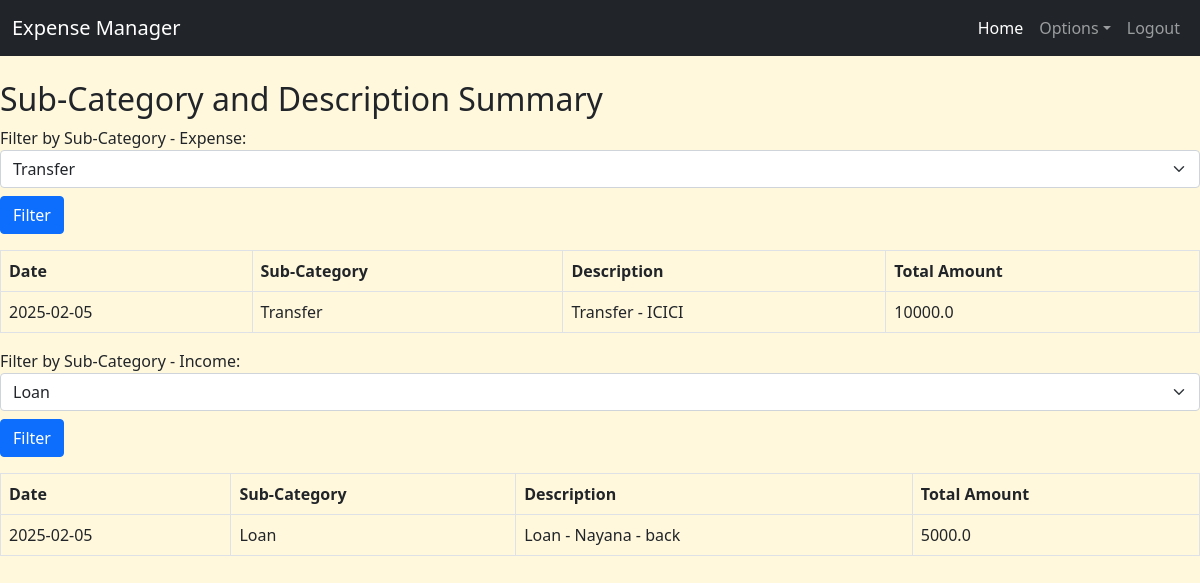
Page /filtersummary (signed in) on the committed database.
### app.py (models this page shows)
class IncomeExpenseManager(db.Model):
    id = db.Column(db.Integer, primary_key=True)
    date = db.Column(db.Date, nullable=False)
    from_bank = db.Column(db.String(10), nullable=True)
    to_bank = db.Column(db.String(10), nullable=True)
    category = db.Column(db.String(20), nullable=False)
    sub_category = db.Column(db.String(50), nullable=False)
    description = db.Column(db.String(100), nullable=False)
    amount = db.Column(db.Float, nullable=False)
    user_id = db.Column(db.Integer, db.ForeignKey('user.id'), nullable=False)  # NEW: Link expense to user
    user = db.relationship('User', backref=db.backref('expenses', lazy=True))  # NEW: Relationship

### app.py (the view)
@app.route('/filtersummary')
@login_required
def category_filter():
    categories = ["expense", "income"] #"saving", "investment",
    category_data = {}
    for category in categories:
        sub_categories = db.session.query(IncomeExpenseManager.sub_category).filter(IncomeExpenseManager.category == category).distinct().all()
        sub_categories = [row[0] for row in sub_categories]  # Extract values
        selected_sub_category = request.args.get(f'sub_category_{category}', sub_categories[0] if sub_categories else None)
        sub_cat_des_summary = (db.session.query(IncomeExpenseManager.date, IncomeExpenseManager.sub_category, IncomeExpenseManager.description, db.func.sum(IncomeExpenseManager.amount).label('total_amount')).filter(IncomeExpenseManager.sub_category == selected_sub_category, IncomeExpenseManager.category == category).group_by(IncomeExpenseManager.date, IncomeExpenseManager.sub_category, IncomeExpenseManager.description).order_by(IncomeExpenseManager.date.desc(), db.func.sum(IncomeExpenseManager.amount).desc()).all())
        category_data[category] = {
            "sub_categories": sub_categories,
            "selected_sub_category": selected_sub_category,
            "sub_cat_des_summary": sub_cat_des_summary
        }
    return render_template("category_Filter.html", category_data=category_data)

### app.py (called while the page is built)
@login_manager.user_loader
def load_user(user_id):
    return User.query.get(int(user_id))  # Fetch user from database

### templates/category_filter.html
{% extends 'base.html' %}
{% block content %}
<h2 class="mt-4">Sub-Category and Description Summary</h2>
{% for category, data in category_data.items() %}
    <form method="GET" action="{{ url_for('category_filter') }}" class="mb-3">
        <label for="sub_category_{{ category }}">Filter by Sub-Category - {{ category.capitalize() }}:</label>
        <select name="sub_category_{{ category }}" id="sub_category_{{ category }}" class="form-select">
            {% for sub_category in data.sub_categories %}
            <option value="{{ sub_category }}" {% if sub_category == data.selected_sub_category %}selected{% endif %}>
                {{ sub_category }}
            </option>
            {% endfor %}
        </select>
        <button type="submit" class="btn btn-primary mt-2">Filter</button>
    </form>
    {% if data.sub_cat_des_summary %}
    <table class="table table-bordered table-hover">
        <thead>
            <tr>
                <th scope="col">Date</th>
                <th scope="col">Sub-Category</th>
                <th scope="col">Description</th>
                <th scope="col">Total Amount</th>
            </tr>
        </thead>
        <tbody>
            {% for date, sub_category, description, total_amount in data.sub_cat_des_summary %}
            <tr>
                <td>{{ date.strftime('%Y-%m-%d') }}</td>
                <td>{{ sub_category }}</td>
                <td>{{ description }}</td>
                <td>{{ total_amount | round(2) }}</td>
            </tr>
            {% endfor %}
        </tbody>
    </table>
    {% else %}
    <p>No data available for the selected sub-category.</p>
    {% endif %}
{% endfor %}
{% endblock %}

### templates/base.html (shortened to what this page needs)
<!DOCTYPE html>
<html lang="en">
<head>
    <link href="https://cdn.jsdelivr.net/npm/bootstrap@5.0.2/dist/css/bootstrap.min.css" rel="stylesheet">
  </head>
<body>
    <header>
        <nav class="navbar navbar-expand-lg navbar-dark bg-dark">
            <div class="container-fluid">
              <a class="navbar-brand" href="{{url_for('index')}}">Expense Manager</a>
              <div class="collapse navbar-collapse" id="navbarSupportedContent">
                <ul class="navbar-nav ms-auto mb-2 mb-lg-0">
                  {% if current_user.is_authenticated %}
                  <li class="nav-item">
                    <a class="nav-link active" aria-current="page" href="{{url_for('index')}}">Home</a>
                  </li>
                  <li class="nav-item dropdown">
                    <a class="nav-link dropdown-toggle" href="#" role="button" data-bs-toggle="dropdown" aria-expanded="false">Options</a>
                  </li>
                  <li class="nav-item">
                    <a class="nav-link" href="{{ url_for('logout') }}">Logout</a>
                  </li>
                  {% endif %}
                </ul>
              </div>
            </div>
          </nav>
    </header>
    <main>
        {% block content %}{% endblock %}
    </main>
</body>
</html>

### templates/base.html (style rules this page uses)
body { background-color: cornsilk; }

### rows in the picture
IncomeExpenseManager: capitalize "Expense", strftime "2025-02-05", sub_category "Transfer", description "Transfer - ICICI", amount "10000.0"
IncomeExpenseManager: capitalize "Income", strftime "2025-02-05", sub_category "Loan", description "Loan - Nayana - back", amount "5000.0"

### other values in the picture
form field value "Transfer"
form field value "Loan"
